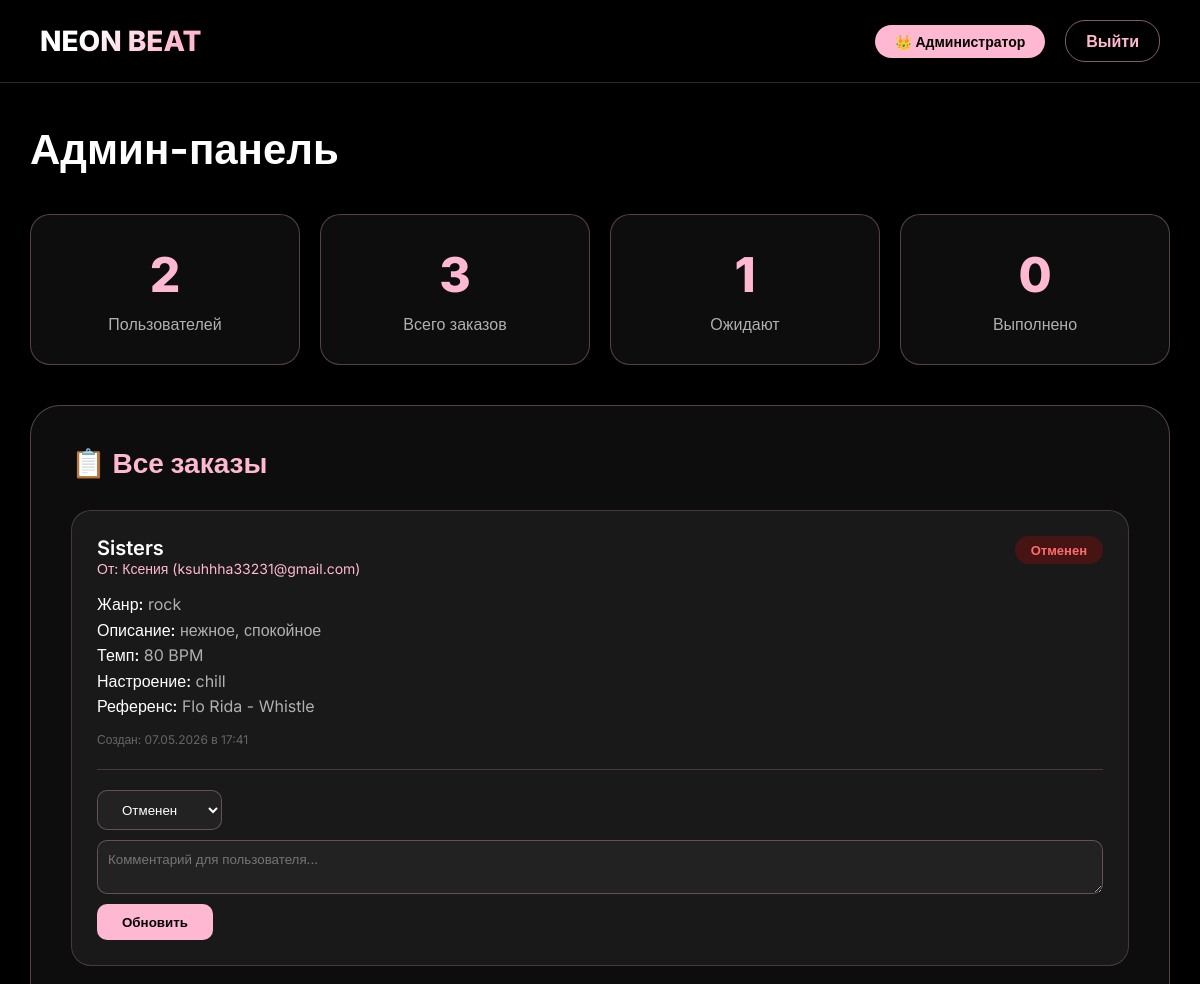
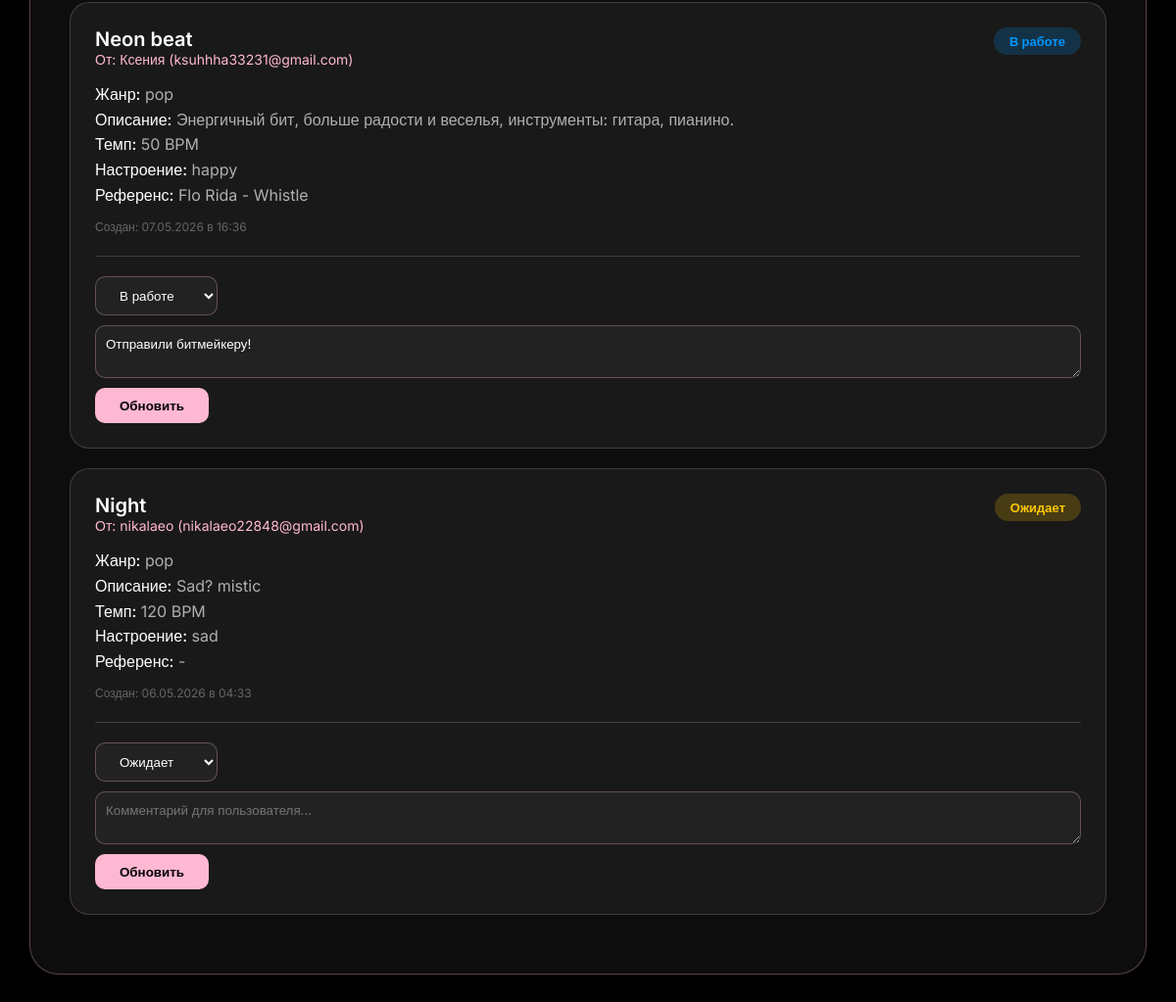
The page /admin (signed in) on the database its author committed (2 pictures, top to bottom).
### app.py (models this page shows, shortened)
class Order(db.Model):
    id = db.Column(db.Integer, primary_key=True)
    user_id = db.Column(db.Integer, db.ForeignKey('user.id'), nullable=False)
    track_name = db.Column(db.String(200), nullable=False)
    genre = db.Column(db.String(100), nullable=False)
    description = db.Column(db.Text, nullable=False)
    tempo = db.Column(db.Integer)
    mood = db.Column(db.String(100))
    reference_track = db.Column(db.String(200))
    status = db.Column(db.String(50), default='pending')  # pending, in_progress, completed, cancelled
    admin_comment = db.Column(db.Text)
    created_at = db.Column(db.DateTime, default=datetime.utcnow)
    updated_at = db.Column(db.DateTime, default=datetime.utcnow, onupdate=datetime.utcnow)

class User(UserMixin, db.Model):
    id = db.Column(db.Integer, primary_key=True)
    username = db.Column(db.String(80), unique=True, nullable=False)
    email = db.Column(db.String(120), unique=True, nullable=False)
    password_hash = db.Column(db.String(200), nullable=False)
    is_admin = db.Column(db.Boolean, default=False)
    created_at = db.Column(db.DateTime, default=datetime.utcnow)
    orders = db.relationship('Order', backref='user', lazy=True)

### app.py (the view)
@app.route('/admin')
@login_required
def admin_panel():
    if not current_user.is_admin:
        flash('Доступ запрещен', 'error')
        return redirect(url_for('dashboard'))
    orders = Order.query.order_by(Order.created_at.desc()).all()
    users = User.query.filter_by(is_admin=False).all()
    stats = {
        'total_users': User.query.filter_by(is_admin=False).count(),
        'total_orders': Order.query.count(),
        'pending_orders': Order.query.filter_by(status='pending').count(),
        'completed_orders': Order.query.filter_by(status='completed').count()
    }
    return render_template('admin.html', orders=orders, users=users, stats=stats)

### app.py (called while the page is built)
@login_manager.user_loader
def load_user(user_id):
    return User.query.get(int(user_id))

### templates/admin.html (shortened to what this page needs)
<!DOCTYPE html>
<html lang="ru">
<head>
</head>
<body>
    <nav class="navbar">
        <a href="/" class="logo" style="text-decoration: none;">NEON BEAT</a>
        <div style="display: flex; align-items: center; gap: 20px;">
            <span class="admin-badge">👑 Администратор</span>
            <a href="/logout" class="logout-btn">Выйти</a>
        </div>
    </nav>
    <div class="container">
        <h1>Админ-панель</h1>
        <div class="stats-grid">
            <div class="stat-card">
                <div class="stat-number">{{ stats.total_users }}</div>
                <div class="stat-label">Пользователей</div>
            </div>
            <div class="stat-card">
                <div class="stat-number">{{ stats.total_orders }}</div>
                <div class="stat-label">Всего заказов</div>
            </div>
            <div class="stat-card">
                <div class="stat-number">{{ stats.pending_orders }}</div>
                <div class="stat-label">Ожидают</div>
            </div>
            <div class="stat-card">
                <div class="stat-number">{{ stats.completed_orders }}</div>
                <div class="stat-label">Выполнено</div>
            </div>
        </div>
        <div class="section">
            <h2>📋 Все заказы</h2>
            {% for order in orders %}
            <div class="order-card">
                <div class="order-header">
                    <div>
                        <div class="order-title">{{ order.track_name }}</div>
                        <div class="user-info">От: {{ order.user.username }} ({{ order.user.email }})</div>
                    </div>
                    <span class="status-badge status-{{ order.status }}">
                        {% if order.status == 'pending' %}Ожидает
                        {% elif order.status == 'in_progress' %}В работе
                        {% elif order.status == 'completed' %}Готов
                        {% elif order.status == 'cancelled' %}Отменен
                        {% endif %}
                    </span>
                </div>
                <div class="order-details">
                    <p><span>Жанр:</span> {{ order.genre }}</p>
                    <p><span>Описание:</span> {{ order.description }}</p>
                    {% if order.tempo %}<p><span>Темп:</span> {{ order.tempo }} BPM</p>{% endif %}
                    {% if order.mood %}<p><span>Настроение:</span> {{ order.mood }}</p>{% endif %}
                    {% if order.reference_track %}<p><span>Референс:</span> {{ order.reference_track }}</p>{% endif %}
                    <p style="margin-top: 10px; font-size: 12px; color: #666;">
                        Создан: {{ order.created_at.strftime('%d.%m.%Y в %H:%M') }}
                    </p>
                </div>
                <form action="/update_order_status/{{ order.id }}" method="POST" class="action-form">
                    <select name="status" required>
                        <option value="pending" {% if order.status == 'pending' %}selected{% endif %}>Ожидает</option>
                        <option value="in_progress" {% if order.status == 'in_progress' %}selected{% endif %}>В работе</option>
                        <option value="cancelled" {% if order.status == 'cancelled' %}selected{% endif %}>Отменен</option>
                    </select>
                    <textarea name="admin_comment" placeholder="Комментарий для пользователя..." rows="2">{{ order.admin_comment or '' }}</textarea>
                    <button type="submit" class="btn-update">Обновить</button>
                </form>
            </div>
            {% endfor %}
        </div>
    </div>
</body>
</html>

### templates/admin.html (style rules this page uses)
* { margin: 0; padding: 0; box-sizing: border-box; }
body { font-family: 'Inter', sans-serif; background: #000; color: #fff; min-height: 100vh; }
.navbar { background: rgba(0, 0, 0, 0.9); backdrop-filter: blur(20px); padding: 20px 40px; display: flex; justify-content: space-between; align-items: center; border-bottom: 1px solid rgba(255, 184, 210, 0.2); position: sticky; top: 0; z-index: 10; }
.logo { font-size: 28px; font-weight: 800; background: linear-gradient(135deg, #fff 30%, #FFB8D2 80%); -webkit-background-clip: text; -webkit-text-fill-color: transparent; background-clip: text; }
.admin-badge { background: #FFB8D2; color: #000; padding: 8px 20px; border-radius: 20px; font-weight: 700; font-size: 14px; }
.container { max-width: 1300px; margin: 0 auto; padding: 40px 30px; }
h1 { font-size: 42px; margin-bottom: 40px; }
.stats-grid { display: grid; grid-template-columns: repeat(4, 1fr); gap: 20px; margin-bottom: 40px; }
.stat-card { background: rgba(17, 17, 17, 0.8); backdrop-filter: blur(20px); border-radius: 20px; padding: 30px; border: 1px solid rgba(255, 184, 210, 0.3); text-align: center; }
.stat-number { font-size: 48px; font-weight: 800; color: #FFB8D2; }
.stat-label { color: #B0B0B0; margin-top: 10px; }
.section { background: rgba(17, 17, 17, 0.8); backdrop-filter: blur(20px); border-radius: 30px; padding: 40px; border: 1px solid rgba(255, 184, 210, 0.3); margin-bottom: 30px; }
.section h2 { font-size: 28px; margin-bottom: 30px; color: #FFB8D2; }
.order-card { background: rgba(34, 34, 34, 0.6); border-radius: 20px; padding: 25px; margin-bottom: 20px; border: 1px solid rgba(255, 184, 210, 0.2); }
.order-header { display: flex; justify-content: space-between; align-items: start; margin-bottom: 15px; }
.order-title { font-size: 20px; font-weight: 600; }
.user-info { color: #FFB8D2; font-size: 14px; }
.order-details { color: #B0B0B0; margin: 15px 0; line-height: 1.6; }
.order-details span { color: #fff; font-weight: 500; }
.action-form { display: flex; gap: 10px; align-items: center; flex-wrap: wrap; margin-top: 20px; padding-top: 20px; border-top: 1px solid rgba(255, 184, 210, 0.2); }
select { padding: 10px 20px; background: #222; border: 1px solid rgba(255, 184, 210, 0.3); border-radius: 10px; color: #fff; font-family: 'Inter', sans-serif; }
textarea { padding: 10px; background: #222; border: 1px solid rgba(255, 184, 210, 0.3); border-radius: 10px; color: #fff; width: 100%; font-family: 'Inter', sans-serif; resize: vertical; }
.btn-update { padding: 10px 25px; background: #FFB8D2; color: #000; border: none; border-radius: 10px; font-weight: 700; cursor: pointer; transition: 0.3s; font-family: 'Inter', sans-serif; }
.status-badge { padding: 6px 16px; border-radius: 20px; font-size: 13px; font-weight: 600; }
.status-pending { background: rgba(255, 200, 0, 0.2); color: #ffc800; }
.status-in_progress { background: rgba(0, 150, 255, 0.2); color: #0096ff; }
.status-cancelled { background: rgba(255, 0, 0, 0.2); color: #ff6b6b; }
.logout-btn { background: transparent; border: 1px solid rgba(255, 184, 210, 0.5); color: #FFB8D2; padding: 10px 20px; border-radius: 20px; text-decoration: none; font-weight: 600; transition: 0.3s; }

### rows shown on the page
Order: track_name "Sisters", user.username "Ксения", user.email "ksuhhha33231@gmail.com", shows "Отменен", genre "rock", description "нежное, спокойное", tempo "80", mood "chill", reference_track "Flo Rida - Whistle", created_at "07.05.2026 в 17:41", status "Отменен"
Order: track_name "Neon beat", user.username "Ксения", user.email "ksuhhha33231@gmail.com", shows "В работе", genre "pop", description "Энергичный бит, больше радости и веселья, инструменты: гитара, пианино.", tempo "50", mood "happy", reference_track "Flo Rida - Whistle", created_at "07.05.2026 в 16:36", status "В работе", admin_comment "Отправили битмейкеру!"
Order: track_name "Night", user.username "nikalaeo", user.email "nikalaeo22848@gmail.com", shows "Ожидает", genre "pop", description "Sad? mistic", tempo "120", mood "sad", reference_track "-", created_at "06.05.2026 в 04:33", status "Ожидает", admin_comment "Комментарий для пользователя..."

### other values the page prints
{{ stats.total_users }} "2"
{{ stats.total_orders }} "3"
{{ stats.pending_orders }} "1"
{{ stats.completed_orders }} "0"
